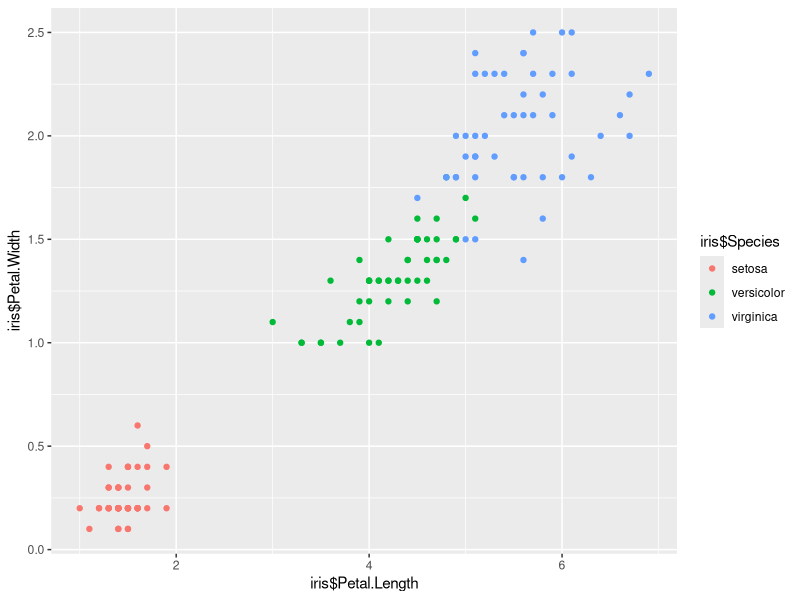
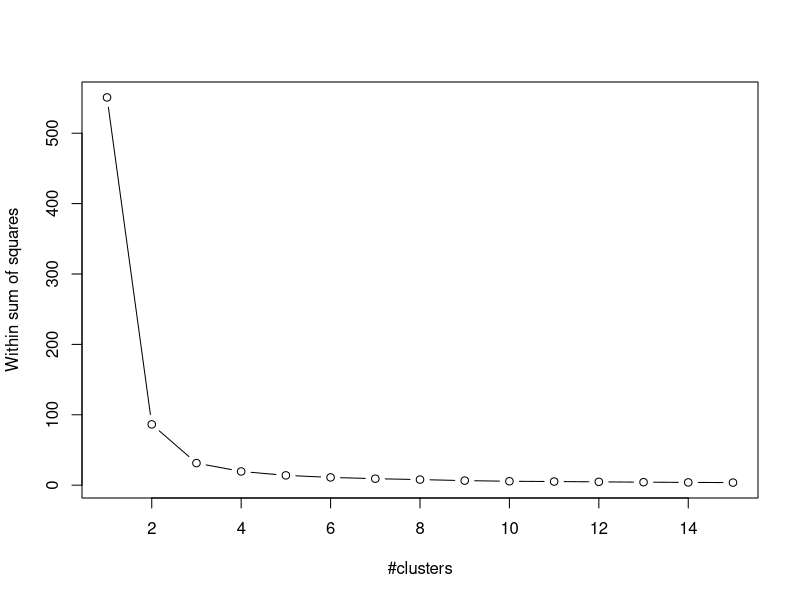
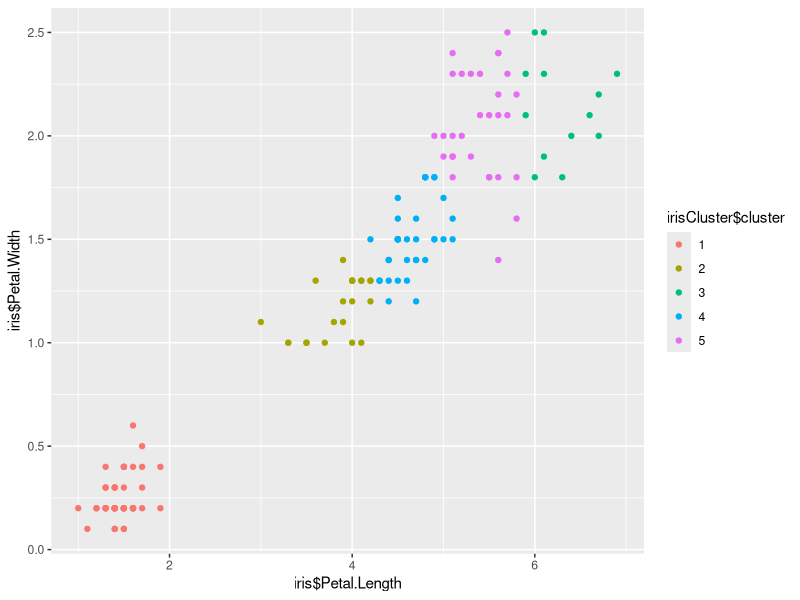

Reproduce these figures in R, in order.
library(ggplot2)

ggplot(iris, aes(iris$Petal.Length, iris$Petal.Width, color= iris$Species))+geom_point()
#clustering
set.seed(20)
wss=numeric(15)
for(k in 1:15) wss[k] =sum(kmeans(iris[, 3:4], k, nstart = 20)$withinss)
plot(1:15, wss, type="b", xlab ="#clusters", ylab = "Within sum of squares")
irisCluster=kmeans(iris[, 3:4], 5, nstart = 20)
table(irisCluster$cluster, iris$Species)
irisCluster$cluster=as.factor(irisCluster$cluster)
ggplot(iris, aes(iris$Petal.Length, iris$Petal.Width,
                 color= irisCluster$cluster))+geom_point()
